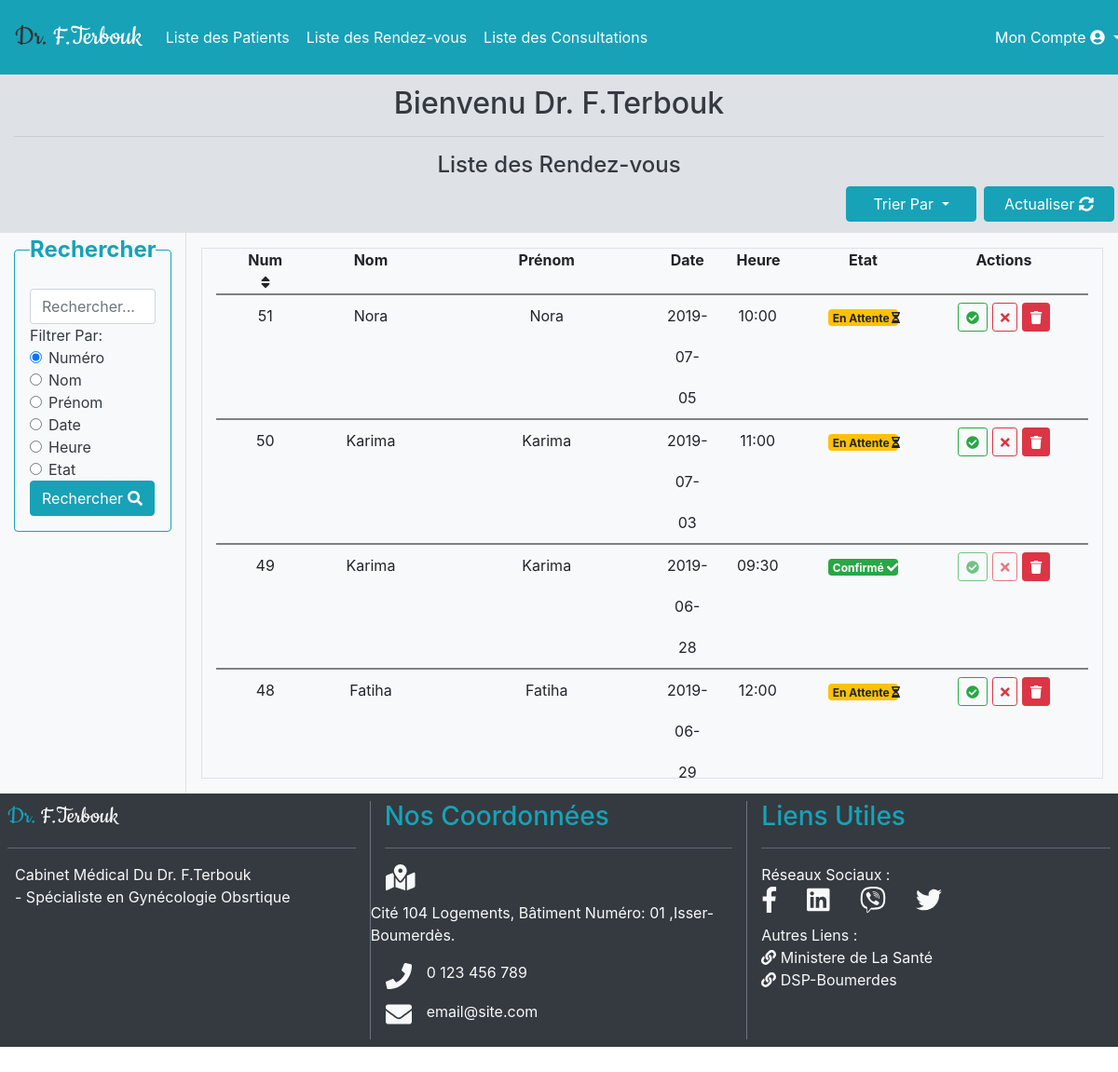
The page /pg/liste.rdv.med.php (signed in) on the database its author committed.
### tables this page shows
CREATE TABLE `rendez_vous` (
  `num_rdv` int(11) NOT NULL,
  `num_patient_rdv` int(10) UNSIGNED NOT NULL,
  `date_rdv` date NOT NULL,
  `heure` varchar(5) NOT NULL,
  `etat` varchar(20) NOT NULL
);

CREATE TABLE `patient` (
  `matricule` int(10) UNSIGNED NOT NULL,
  `id` varchar(20) NOT NULL,
  `password` varchar(40) NOT NULL,
  `nom` varchar(20) NOT NULL,
  `prenom` varchar(20) NOT NULL,
  `age` int(3) UNSIGNED NOT NULL,
  `adresse` varchar(50) NOT NULL,
  `email` varchar(50) NOT NULL,
  `numtel` varchar(10) NOT NULL
);

### inc/bcl.rdv.med.inc.php (the view, shortened to what this page needs)
<?php
$resultat = $mysqli->query($requete) or die ('Erreur '.$requete.' '.$mysqli->error);
if (mysqli_num_rows($resultat) > 0) {
while ($ligne = $resultat->fetch_assoc()) {
    if ($ligne['etat']=='non confirmé') {
        $badge='<span class="badge badge-warning" style="width: 75px;">En Attente <i class="fas fa-hourglass-half"></i></a></span>';
        $button='<a class="btn-sm btn btn-outline-success my-2" title="Confirmer le Rendez-vous" href="index.php?p=15&confirmer=1&num_rdv='.$ligne['num_rdv'].'">
                                        <i class="fas fa-check-circle"></i></a>';
        $button2='<a class="btn-sm btn btn-outline-danger my-2" title="Rufuser le Rendez-vous" href="index.php?p=15&rufuser=1&num_rdv='.$ligne['num_rdv'].'">
                                        <i class="fas fa-times"></i></a>';
    }else{
        if ($ligne['etat']=='rufusé') {
            $button='<a class="btn-sm btn btn-outline-success my-2" title="Confirmer le Rendez-vous" href="index.php?p=15&confirmer=1&num_rdv='.$ligne['num_rdv'].'">
                                        <i class="fas fa-check-circle"></i></a>';
            $button2='<a class="btn-sm disabled btn btn-outline-danger my-2" title="Rufuser le Rendez-vous" href="index.php?p=15&rufuser=1&num_rdv='.$ligne['num_rdv'].'" onclick="return confirm(\'Etes Vous Sur de Vouloir Rufuser le Rendez-vous?\');">
                                        <i class="fas fa-times"></i></a>';
            $badge='<span class="badge badge-danger" style="width: 75px;">Rufusé <i class="fas fa-times"></i></a></span>';
        }else{
        $button2='<a class="btn-sm disabled btn btn-outline-danger my-2" title="Rufuser le Rendez-vous" href="index.php?p=15&rufuser=1&num_rdv='.$ligne['num_rdv'].'" onclick="return confirm(\'Etes Vous Sur de Vouloir Rufuser le Rendez-vous?\');">
                                        <i class="fas fa-times"></i></a>';
        $button='<a class="btn-sm disabled btn btn-outline-success my-2" title="Confirmer le Rendez-vous" href="index.php?p=15&confirmer=1&num_rdv='.$ligne['num_rdv'].'">
                                        <i class="fas fa-check-circle"></i></a>';
        $badge='<span class="badge badge-success" style="width: 75px;">Confirmé <i class="fas fa-check"></i></a></span>';
        }
    }
 echo
                     '<div class="row col-lg-12 text-center mx-1" style="border-bottom: solid 2px grey;">
                        <div class=" col-lg-1 d-none d-lg-block" style="line-height: 275%;">
                            '.$ligne['num_rdv'].'
                        </div>
                        <div class=" col-lg-2 col-md-3" style="line-height: 275%;">
                            '.$ligne['nom'].'
                        </div>
                        <div class=" col-lg-3 col-md-3 d-none d-lg-block" style="line-height: 275%;">
                            '.$ligne['prenom'].'
                        </div>
                        <div class="col-lg-1" style="line-height: 275%;">
                            '.$ligne['date_rdv'].'
                        </div>
                        <div class=" col-lg-1 col-md-3" style="line-height: 275%;">
                            '.$ligne['heure'].'
                        </div>
                        <div class=" col-lg-2 col-md-3" style="line-height: 275%;">
                            '.$badge.'
                        </div>
                        <div class="col-lg-2 col-md-3">
                            '.$button.'
                            '.$button2.'
                            <a class="btn-sm btn btn-danger my-2" title=" Supprimer le Rendez-vous" href="index.php?p=15&supprimer=1&num_rdv='.$ligne['num_rdv'].'" onclick="return confirm(\'Etes Vous Sur de Vouloir Supprimer le Rendez-vous?\');">
                                        <i class="fas fa-trash"></i></a>
                        </div>
                    </div>';
}
}
else {
    echo '<div class=" col-lg-12 text-center mx-1" style="border-bottom: solid 2px grey;padding:20px">
                        <h4 class="text-center">Aucune Rendez-vous Trouvé</h4>
                    </div>';
}
?>

### rows shown on the page
rendez_vous: num_rdv "51", num_patient_rdv.nom "Nora", num_patient_rdv.prenom "Nora", date_rdv "2019-07-05", heure "10:00", etat "En Attente"
rendez_vous: num_rdv "50", num_patient_rdv.nom "Karima", num_patient_rdv.prenom "Karima", date_rdv "2019-07-03", heure "11:00", etat "En Attente"
rendez_vous: num_rdv "49", num_patient_rdv.nom "Karima", num_patient_rdv.prenom "Karima", date_rdv "2019-06-28", heure "09:30", etat "Confirmé"
rendez_vous: num_rdv "48", num_patient_rdv.nom "Fatiha", num_patient_rdv.prenom "Fatiha", date_rdv "2019-06-29", heure "12:00", etat "En Attente"
